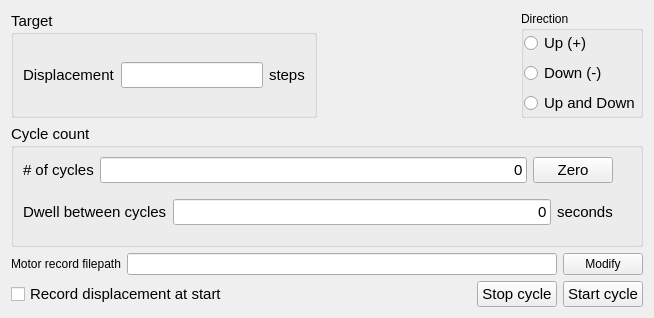
            <widget class="QWidget" name="tabMotorCycle">
             <attribute name="title">
              <string>Cycle</string>
             </attribute>
             <layout class="QGridLayout" name="gridLayout_5">
              <item row="0" column="0">
               <layout class="QVBoxLayout" name="verticalLayout_2">
                <item>
                 <layout class="QHBoxLayout" name="horizontalLayout_15">
                  <item>
                   <widget class="QGroupBox" name="groupBox_9">
                    <property name="font">
                     <font>
                      <pointsize>11</pointsize>
                     </font>
                    </property>
                    <property name="title">
                     <string>Target</string>
                    </property>
                    <layout class="QGridLayout" name="gridLayout_3">
                     <item row="0" column="0">
                      <layout class="QHBoxLayout" name="horizontalLayout_3">
                       <item>
                        <widget class="QLabel" name="label_8">
                         <property name="font">
                          <font>
                           <pointsize>11</pointsize>
                          </font>
                         </property>
                         <property name="text">
                          <string>Displacement</string>
                         </property>
                        </widget>
                       </item>
                       <item>
                        <widget class="QLineEdit" name="le_motor_cycle_relative_step_nb">
                         <property name="minimumSize">
                          <size>
                           <width>0</width>
                           <height>20</height>
                          </size>
                         </property>
                        </widget>
                       </item>
                       <item>
                        <widget class="QLabel" name="label_13">
                         <property name="font">
                          <font>
                           <pointsize>11</pointsize>
                          </font>
                         </property>
                         <property name="text">
                          <string>steps</string>
                         </property>
                        </widget>
                       </item>
                      </layout>
                     </item>
                    </layout>
                   </widget>
                  </item>
                  <item>
                   <spacer name="horizontalSpacer_3">
                    <property name="orientation">
                     <enum>Qt::Horizontal</enum>
                    </property>
                    <property name="sizeHint" stdset="0">
                     <size>
                      <width>198</width>
                      <height>57</height>
                     </size>
                    </property>
                   </spacer>
                  </item>
                  <item>
                   <widget class="QGroupBox" name="groupBox_10">
                    <property name="title">
                     <string>Direction</string>
                    </property>
                    <layout class="QGridLayout" name="gridLayout_8">
                     <property name="leftMargin">
                      <number>0</number>
                     </property>
                     <property name="topMargin">
                      <number>0</number>
                     </property>
                     <property name="rightMargin">
                      <number>0</number>
                     </property>
                     <property name="bottomMargin">
                      <number>0</number>
                     </property>
                     <item row="0" column="0">
                      <layout class="QVBoxLayout" name="verticalLayout_3">
                       <item>
                        <widget class="QRadioButton" name="rb_motor_cycle_up">
                         <property name="font">
                          <font>
                           <pointsize>11</pointsize>
                          </font>
                         </property>
                         <property name="text">
                          <string>Up (+)</string>
                         </property>
                        </widget>
                       </item>
                       <item>
                        <widget class="QRadioButton" name="rb_motor_cycle_down">
                         <property name="font">
                          <font>
                           <pointsize>11</pointsize>
                          </font>
                         </property>
                         <property name="text">
                          <string>Down (-)</string>
                         </property>
                        </widget>
                       </item>
                       <item>
                        <widget class="QRadioButton" name="rb_motor_cycle_updown">
                         <property name="font">
                          <font>
                           <pointsize>11</pointsize>
                          </font>
                         </property>
                         <property name="text">
                          <string>Up and Down</string>
                         </property>
                        </widget>
                       </item>
                      </layout>
                     </item>
                    </layout>
                   </widget>
                  </item>
                 </layout>
                </item>
                <item>
                 <widget class="QGroupBox" name="groupBox_8">
                  <property name="minimumSize">
                   <size>
                    <width>0</width>
                    <height>90</height>
                   </size>
                  </property>
                  <property name="font">
                   <font>
                    <pointsize>11</pointsize>
                    <weight>50</weight>
                    <bold>false</bold>
                   </font>
                  </property>
                  <property name="title">
                   <string>Cycle count</string>
                  </property>
                  <layout class="QGridLayout" name="gridLayout_4">
                   <item row="0" column="0">
                    <layout class="QGridLayout" name="gridLayout_2">
                     <item row="0" column="0">
                      <layout class="QHBoxLayout" name="horizontalLayout_12">
                       <item>
                        <widget class="QLabel" name="label_11">
                         <property name="font">
                          <font>
                           <pointsize>11</pointsize>
                          </font>
                         </property>
                         <property name="text">
                          <string># of cycles</string>
                         </property>
                        </widget>
                       </item>
                       <item>
                        <widget class="QLineEdit" name="le_motor_number_of_cycle">
                         <property name="minimumSize">
                          <size>
                           <width>0</width>
                           <height>20</height>
                          </size>
                         </property>
                         <property name="toolTip">
                          <string>Number of cycles (int between O and 100)</string>
                         </property>
                         <property name="text">
                          <string>0</string>
                         </property>
                         <property name="alignment">
                          <set>Qt::AlignRight|Qt::AlignTrailing|Qt::AlignVCenter</set>
                         </property>
                        </widget>
                       </item>
                       <item>
                        <widget class="QPushButton" name="pbMotorCycleInit2zero">
                         <property name="text">
                          <string>Zero</string>
                         </property>
                        </widget>
                       </item>
                      </layout>
                     </item>
                     <item row="0" column="1" rowspan="2">
                      <spacer name="verticalSpacer_3">
                       <property name="orientation">
                        <enum>Qt::Vertical</enum>
                       </property>
                       <property name="sizeHint" stdset="0">
                        <size>
                         <width>18</width>
                         <height>78</height>
                        </size>
                       </property>
                      </spacer>
                     </item>
                     <item row="1" column="0">
                      <layout class="QHBoxLayout" name="horizontalLayout_14">
                       <item>
                        <widget class="QLabel" name="label_12">
                         <property name="font">
                          <font>
                           <pointsize>11</pointsize>
                          </font>
                         </property>
                         <property name="toolTip">
                          <string>After execution of the command by the motor. The system is waiting as many seconds as set in the fied. So the dweel time does not include the time of the motion.</string>
                         </property>
                         <property name="text">
                          <string>Dwell between cycles</string>
                         </property>
                        </widget>
                       </item>
                       <item>
                        <widget class="QLineEdit" name="le_motor_cycle_dwell">
                         <property name="minimumSize">
                          <size>
                           <width>0</width>
                           <height>20</height>
                          </size>
                         </property>
                         <property name="toolTip">
                          <string>Dwell time between two cycle</string>
                         </property>
                         <property name="text">
                          <string>0</string>
                         </property>
                         <property name="alignment">
                          <set>Qt::AlignRight|Qt::AlignTrailing|Qt::AlignVCenter</set>
                         </property>
                        </widget>
                       </item>
                       <item>
                        <widget class="QLabel" name="label_2">
                         <property name="font">
                          <font>
                           <pointsize>11</pointsize>
                          </font>
                         </property>
                         <property name="text">
                          <string>seconds</string>
                         </property>
                        </widget>
                       </item>
                      </layout>
                     </item>
                    </layout>
                   </item>
                  </layout>
                 </widget>
                </item>
                <item>
                 <layout class="QHBoxLayout" name="horizontalLayout_18">
                  <item>
                   <widget class="QLabel" name="label_10">
                    <property name="text">
                     <string>Motor record filepath</string>
                    </property>
                   </widget>
                  </item>
                  <item>
                   <widget class="QLineEdit" name="le_motor_record_fn"/>
                  </item>
                  <item>
                   <widget class="QPushButton" name="pb_modify_filepath_motor">
                    <property name="text">
                     <string>Modify</string>
                    </property>
                   </widget>
                  </item>
                 </layout>
                </item>
                <item>
                 <layout class="QHBoxLayout" name="horizontalLayout_13">
                  <item>
                   <widget class="QCheckBox" name="cb_record_at_start">
                    <property name="font">
                     <font>
                      <pointsize>11</pointsize>
                     </font>
                    </property>
                    <property name="toolTip">
                     <string>If checked, start to record the interferometer measurement.</string>
                    </property>
                    <property name="text">
                     <string>Record displacement at start</string>
                    </property>
                   </widget>
                  </item>
                  <item>
                   <spacer name="horizontalSpacer_11">
                    <property name="orientation">
                     <enum>Qt::Horizontal</enum>
                    </property>
                    <property name="sizeHint" stdset="0">
                     <size>
                      <width>40</width>
                      <height>20</height>
                     </size>
                    </property>
                   </spacer>
                  </item>
                  <item>
                   <widget class="QPushButton" name="pbMotorCycleStop">
                    <property name="font">
                     <font>
                      <pointsize>11</pointsize>
                     </font>
                    </property>
                    <property name="text">
                     <string>Stop cycle</string>
                    </property>
                   </widget>
                  </item>
                  <item>
                   <widget class="QPushButton" name="pbMotorCycleRun">
                    <property name="font">
                     <font>
                      <pointsize>11</pointsize>
                     </font>
                    </property>
                    <property name="text">
                     <string>Start cycle</string>
                    </property>
                    <property name="iconSize">
                     <size>
                      <width>24</width>
                      <height>24</height>
                     </size>
                    </property>
                    <property name="shortcut">
                     <string>Ctrl+R</string>
                    </property>
                    <property name="checkable">
                     <bool>true</bool>
                    </property>
                   </widget>
                  </item>
                 </layout>
                </item>
               </layout>
              </item>
             </layout>
            </widget>
